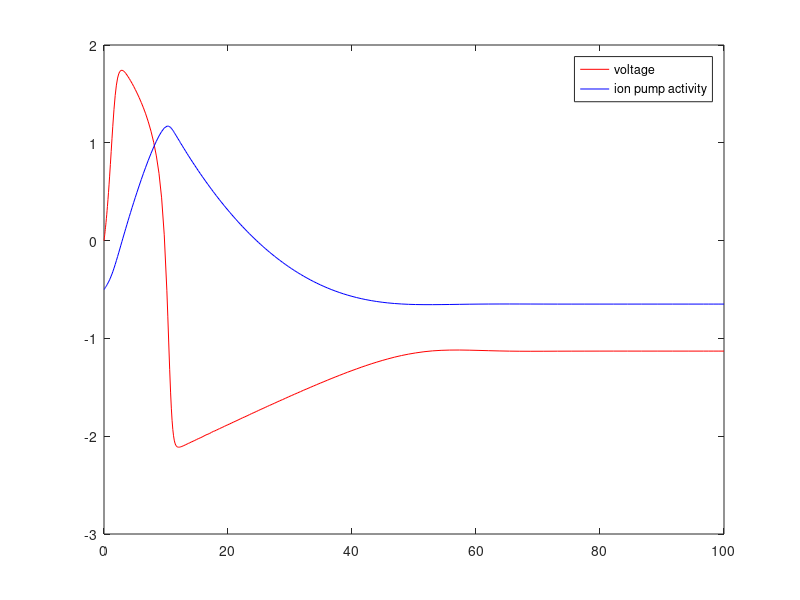
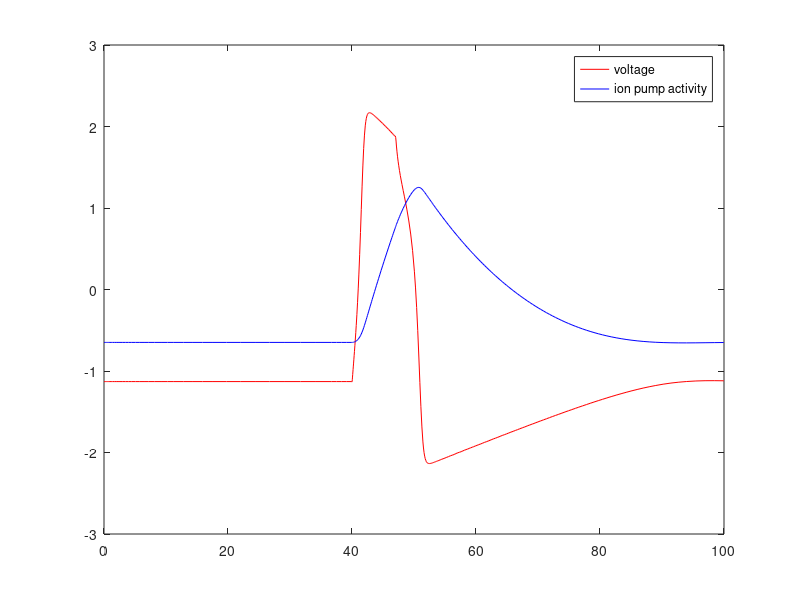
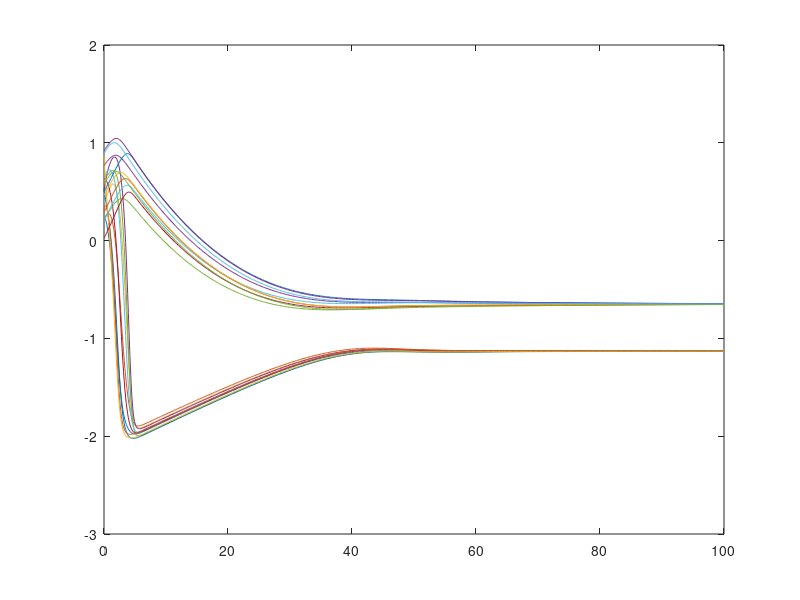

Source code (MATLAB) for these figures, in order:
% lab05.m
% Brady Berg

clear
close all
format compact

%% Initial model

%{
% oscillatory conditions
epsilon = 0.08;
a = 0.5;
b = 0.2;
initial = [0,-0.5];
%}

% excitability conditions
epsilon = 0.08;
a = 1.0;
b = 0.2;
% initial = [-1.5,-0.5];  % direct to steady state
initial = [0,-0.5];     % indirect to steady state

dvdt = @(v,w) v - v^3/3 - w;
dwdt = @(v,w) epsilon * (v + a - b*w);

sys = @(t,x) [dvdt(x(1),x(2));
                dwdt(x(1),x(2))];

[T,X] = ode45(sys, [0,100], initial);

steadyV = X(end,1);
steadyW = X(end,2);

figure(1)
plot(T,X(:,1),'-r', T,X(:,2),'-b')
legend('voltage', 'ion pump activity')

%% Adding in an injection

I0 = 1.0;
tStart = 40;
tStop = 47;
I = @(t) I0 * (t>tStart) .* (t<tStop);
dvdt = @(t,v,w) v - v.^3/3 - w + I(t);
dwdt = @(v,w) epsilon * (v + a - b*w);

sys = @(t,x) [dvdt(t,x(1),x(2));
                dwdt(x(1),x(2))];

[T,X] = ode45(sys, [0,100], [steadyV; steadyW]);

figure(2)
plot(T,X(:,1),'-r', T,X(:,2),'-b')
legend('voltage', 'ion pump activity')

%% Chain of cells

epsilon = 0.08;
a = 1.0;
b = 0.2;
D = 0.9;    % electrical connectivity
I0 = 1.0;

dvdt = @(t,x) x(1:10) - (1/3) * x(1:10).^3 - x(11:20) + ... 
    D * ([x(10);x(1:9)] - 2*x(1:10) + [x(2:10);x(1)]);
dwdt = @(t,x) epsilon * (x(1:10) + a - b*x(11:20));

sys = @(t,x) [dvdt(t,x); dwdt(t,x)];
[T,X] = ode45(sys, [0,100], rand(1,20));
figure(3)
plot(T,X)

% for idx = 2:9
%     if idx == 4
%         tStart = 40;
%         tStop = 47;
%         I(idx) = @(t) I0 * (t<tStart) .* (t>tStop);
%         dvdt(idx) = @(t,v,w) v(idx) - (1/3) * v(idx).^3 - w(idx) + I(t) ...
%             + D * (v(idx-1) - 2*v(idx) + v(idx+1));
%     else
%         dvdt(idx) = @(t,v,w) v(idx) - (1/3) * v(idx).^3 - w(idx) ...
%             + D * (v(idx-1) - 2*v(idx) + v(idx+1));
%     end
%     dwdt(idx) = @(t,v,w) epsilon * (v(idx) + a - b*w(idx));
% end
